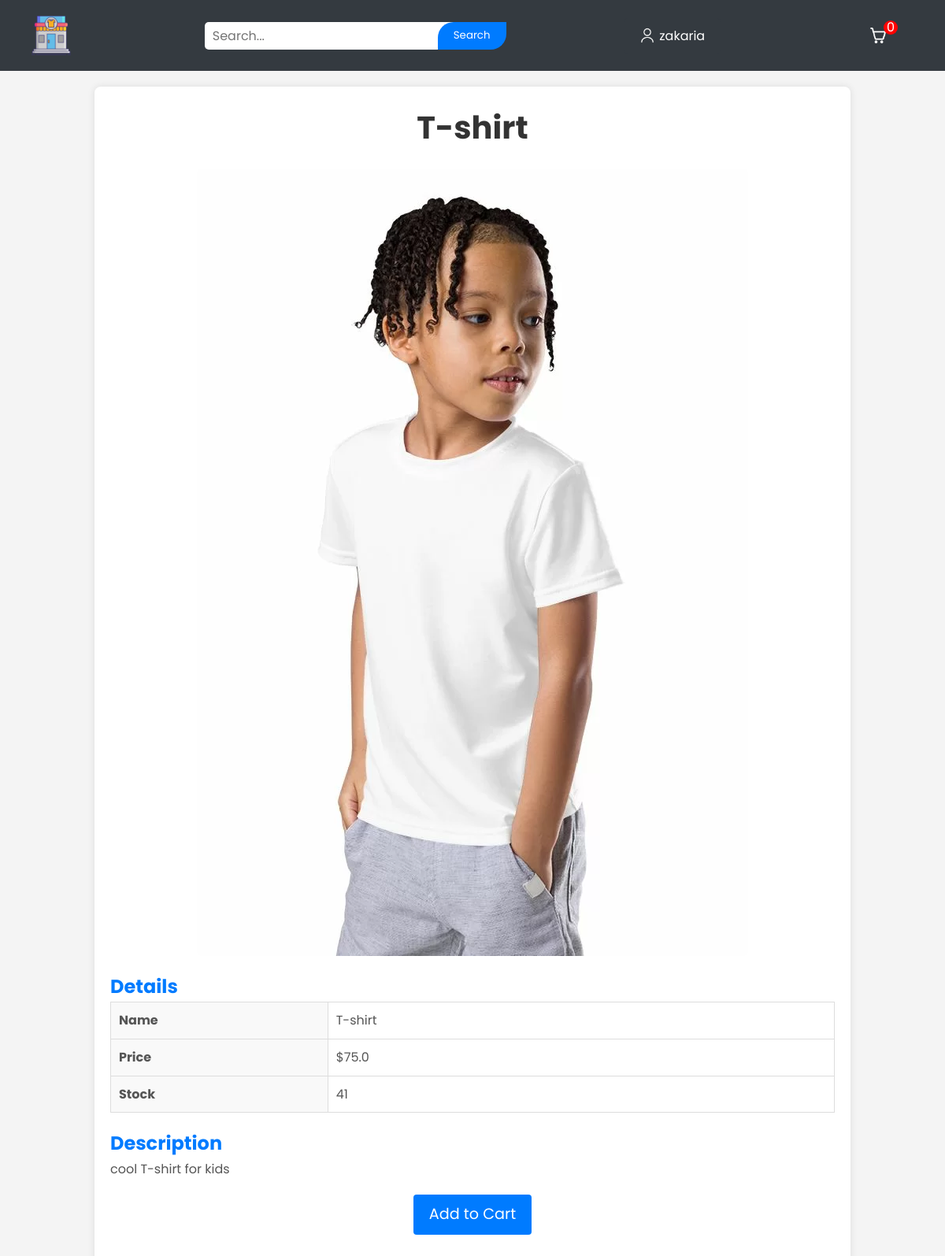
Screenshot of /productDescription?productId=3 (signed in) with the database file from the repository.
### tables this page shows
CREATE TABLE users 
		(userId INTEGER PRIMARY KEY, 
		password TEXT,
		email TEXT,
		firstName TEXT,
		lastName TEXT,
		address1 TEXT
		);

CREATE TABLE products
		(productId INTEGER PRIMARY KEY,
		name TEXT,
		price REAL,
		description TEXT,
		image TEXT,
		stock INTEGER,
		categoryId INTEGER,
		FOREIGN KEY(categoryId) REFERENCES categories(categoryId)
		);

### main.py (the view)
    @app.route("/productDescription")
    def productDescription():
        loggedIn, firstName, noOfItems= getLoginDetails()
        productId= request.args.get('productId')
        with sqlite3.connect('database.db') as conn:
            cur= conn.cursor()
            cur.execute('SELECT productId, name, price, description, image, stock FROM products WHERE productId= ?', (productId, ))
            productData= cur.fetchone()
        conn.close()
        return render_template("productDescription.html", custom_css= "productDescription", pagetitle= "Home | Description",  data=productData, loggedIn= loggedIn, firstName= firstName, noOfItems= noOfItems)

### templates/productDescription.html
{% extends 'base.html' %}
{% block content %}
<div id="display">
	<div id="productName">
		<h1>{{data[1]}}</h1>
	</div>
	<div>
		<img src="{{url_for('static', filename='uploads/'+data[4]) }}" id="productImage"/>
	</div>
	<div id="productDescription">
		<h2>Details</h2>
		<table id="descriptionTable">
			<tr>
				<td>Name</td>
				<td>{{data[1]}}</td>
			</tr>
			<tr>
				<td>Price</td>
				<td>${{data[2]}}</td>
			</tr>
			<tr>
				<td>Stock</td>
				<td>{{data[5]}}</td>
			</tr>
		</table>
		<h2>Description</h2>
		<p>{{data[3]}}</p>
	</div>
	<div id="addToCart">
		<a href="/addToCart?productId={{request.args.get('productId')}}">Add to Cart</a>
	</div>
</div>
{% endblock %}

### templates/base.html (shortened to what this page needs)
<!DOCTYPE HTML>
<html lang="en">
<head>
    <link rel="stylesheet" href="{{ url_for('static', filename='css/topStyle.css') }}" />
    <link rel="stylesheet" href="{{ url_for('static', filename='css/' + custom_css + '.css') }}" />
</head>
<body>
    <div id="top-title">
        <a href="/">
            <img id="top-logo" src="{{ url_for('static', filename='images/logo.png') }}" />
        </a>
        <form class="top-form">
            <input id="top-searchBox" type="text" name="searchQuery" placeholder="Search...">
            <input id="top-searchButton" type="submit" value="Search">
        </form>
        {% if not loggedIn %}
        <div id="top-signInButton">
            <a class="top-link" href="/loginForm">Sign In</a>
        </div>
        {% else %}
        <div class="top-dropdown">
            <button class="top-dropbtn">
                <img src="{{ url_for('static', filename='images/utilisateur.png')}}" alt="">
                <span>
                    {{firstName}}
                </span>
            </button>
        </div>
        {% endif %}
        <div id="top-kart">
            <a class="top-link" href="/cart">
                <img src="{{ url_for('static', filename='images/shoppingCart.png') }}" id="top-cartIcon" />
                <div class="top-puiss">
					<span>{{ noOfItems }}</span>
                </div>
            </a>
        </div>
    </div>
    {% block content %} {% endblock %}
</body>
</html>

### static/css/topStyle.css (style rules this page uses)
* { margin: 0; padding: 0; box-sizing: border-box; font-family: 'Poppins', sans-serif; }
body { background-color: #f4f4f4; color: #333; font-size: 16px; line-height: 1.6; }
.top-form { display: flex; align-items: center; }
.top-link { color: white; text-decoration: none; padding: 10px 20px; border-radius: 4px; transition: background-color 0.3s ease; }
.top-puiss { display: flex; justify-content: center; align-items: center; height: 18px; width: 18px; background-color: red; border-radius: 50%; margin-top: -20px; margin-left: -13px; }
#top-logo { height: 50px; width: auto; margin: 10px 20px; float: left; }
#top-title { background-color: #343a40; color: white; display: flex; align-items: center; justify-content: space-between; padding: 10px 20px; position: sticky; top: 0; z-index: 1000; }
#top-title a { color: white; text-decoration: none; }
#top-searchBox { height: 35px; width: 90%; padding: 5px 10px; border: none; border-radius: 5px; font-size: 1em; margin-right: 10px; outline: none; }
#top-searchButton { height: 35px; padding: 5px 20px; margin-left: -50px; background-color: #007bff; color: white; border: none; border-radius: 20px 0px; cursor: pointer; transition: background-color 0.3s ease; }
.top-dropdown { position: relative; display: inline-block; }
.top-dropbtn { display: flex; justify-content: center; align-items: center; gap: 5px; background-color: #343a40; color: white; padding: 10px 20px; font-size: 1em; border: none; cursor: pointer; border-radius: 5px; transition: background-color 0.3s ease; }
.top-dropbtn img { height: 20px; width: 20px; }
#top-kart { color: white; margin: 0 20px; display: flex; align-items: center; }
#top-kart a { display: flex; align-items: center; text-decoration: none; color: white; }
#top-cartIcon { height: 20px; width: 20px; margin-right: 10px; }

### static/css/productDescription.css (style rules this page uses)
#display { width: 80%; margin: 20px auto; padding: 20px; background-color: #fff; border-radius: 8px; box-shadow: 0 0 10px rgba(0, 0, 0, 0.1); }
#display > div { margin-bottom: 20px; }
#productName h1 { font-size: 2.5em; color: #333; text-align: center; margin-bottom: 20px; }
#productImage { display: block; max-width: 100%; height: auto; margin: 0 auto; border-radius: 8px; }
#productDescription h2 { font-size: 1.5em; color: #007bff; margin-top: 20px; }
#descriptionTable { width: 100%; border-collapse: collapse; margin-bottom: 20px; }
#descriptionTable td { padding: 10px; border: 1px solid #ddd; font-size: 1em; color: #555; }
#descriptionTable td:first-child { font-weight: bold; background-color: #f9f9f9; width: 30%; }
#descriptionTable td:last-child { text-align: left; }
#productDescription p { font-size: 1em; color: #555; line-height: 1.6; }
#addToCart { text-align: center; margin-top: 20px; }
#addToCart a { display: inline-block; padding: 10px 20px; background-color: #007bff; color: white; text-decoration: none; border-radius: 4px; font-size: 1.2em; transition: background-color 0.3s, transform 0.3s; }

### rows the page displays
users: firstName "zakaria"
products: name "T-shirt", image (picture), price "75.0", stock "41", description "cool T-shirt for kids"

### other values shown
{{ noOfItems }} "0"
